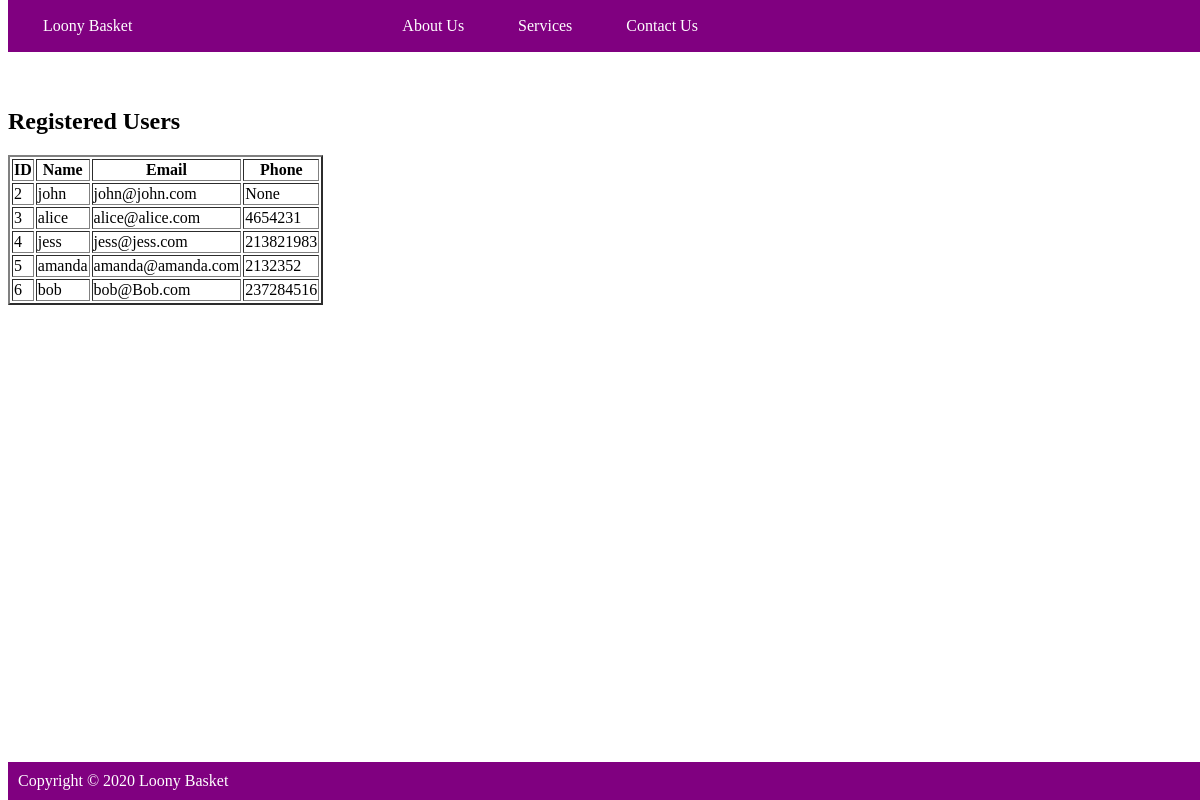
Screenshot of /userlist (signed in) with the database file from the repository.
### groceries_new/models.py (models this page shows, shortened)
class RegisteredUser(models.Model):
    name=models.CharField(max_length=100)
    emailid=models.CharField(max_length=100)
    phoneNum=models.CharField(blank=True, null=True, max_length=20)
    password = models.CharField(max_length=30)
    profilePic=models.ImageField(upload_to='profile_pics',default='default.jpg')

### groceries_new/views.py (the view)
# urls.py: path("userlist", views.UserListView.as_view(), name="userlist"),
class UserListView(ListView):
    model=RegisteredUser
    template_name="user_data.html"
    context_object_name='alldata'

### groceries_new/templates/user_data.html (shortened to what this page needs)
{% extends "base.html" %}
	{% block content %}
		<h2>Registered Users</h2>
		{% if request.user.is_superuser or request.user.is_staff %}
			<table border="2">
				<tr>
					<th>ID</th>
					<th>Name</th>
					<th>Email</th>
					<th>Phone</th>
				</tr>
				{% for user in alldata %}
				<tr>
					<td>{{ user.id }}</td>
					<td>{{ user.name }}</td>
					<td>{{ user.emailid }}</td>
					<td>{{ user.phoneNum }}</td>
				</tr>
			{% endfor %}
			</table>
		{% endif %}
	{% endblock %}

### groceries_new/templates/base.html (shortened to what this page needs)
<!DOCTYPE html>
<html lang="en">
<head>
</head>
<body>
    <div class="fixed-header">
        <div class="container">
            <nav>
                <a href="{% url 'app_homepage' %}">Loony Basket</a>
                <a></a>
                <a></a>
                <a></a>
                <a></a>
                <a href="{% url 'about_us' %}">About Us</a>
                <a href="{% url 'services' %}">Services</a>
                <a href="{% url 'contact_us' %}">Contact Us</a>
            </nav>
        </div>
    </div>
    <div class="container">
        {% block content %}
        {% endblock %}
    </div>
    <div class="fixed-footer">
        <div class="container">Copyright &copy; 2020 Loony Basket</div>
    </div>
</body>
</html>

### groceries_new/templates/base.html (style rules this page uses)
body { padding-top: 80px; padding-bottom: 80px; }
.fixed-header, .fixed-footer { width: 100%; position: fixed; background: purple; padding: 10px; color: white; }
.fixed-header { top: 0; }
.fixed-footer { bottom: 0; }
.container { width: 100%; margin: 40; }
nav a { color: white; text-decoration: none; padding: 7px 25px; display: inline-block; }

### rows the page displays
RegisteredUser: id "2", name "john", emailid "john@john.com", phoneNum "None"
RegisteredUser: id "3", name "alice", emailid "alice@alice.com", phoneNum "4654231"
RegisteredUser: id "4", name "jess", emailid "jess@jess.com", phoneNum "213821983"
RegisteredUser: id "5", name "amanda", emailid "amanda@amanda.com", phoneNum "2132352"
RegisteredUser: id "6", name "bob", emailid "bob@Bob.com", phoneNum "237284516"
